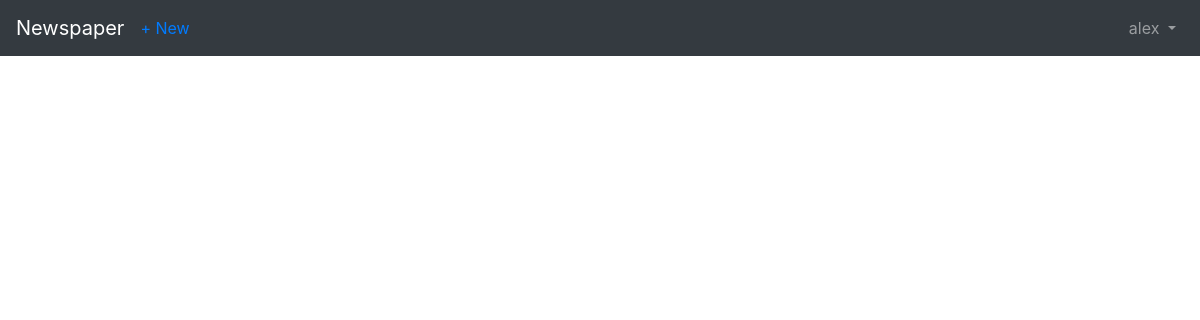
The page /articles/ (signed in) on the database as committed earlier.
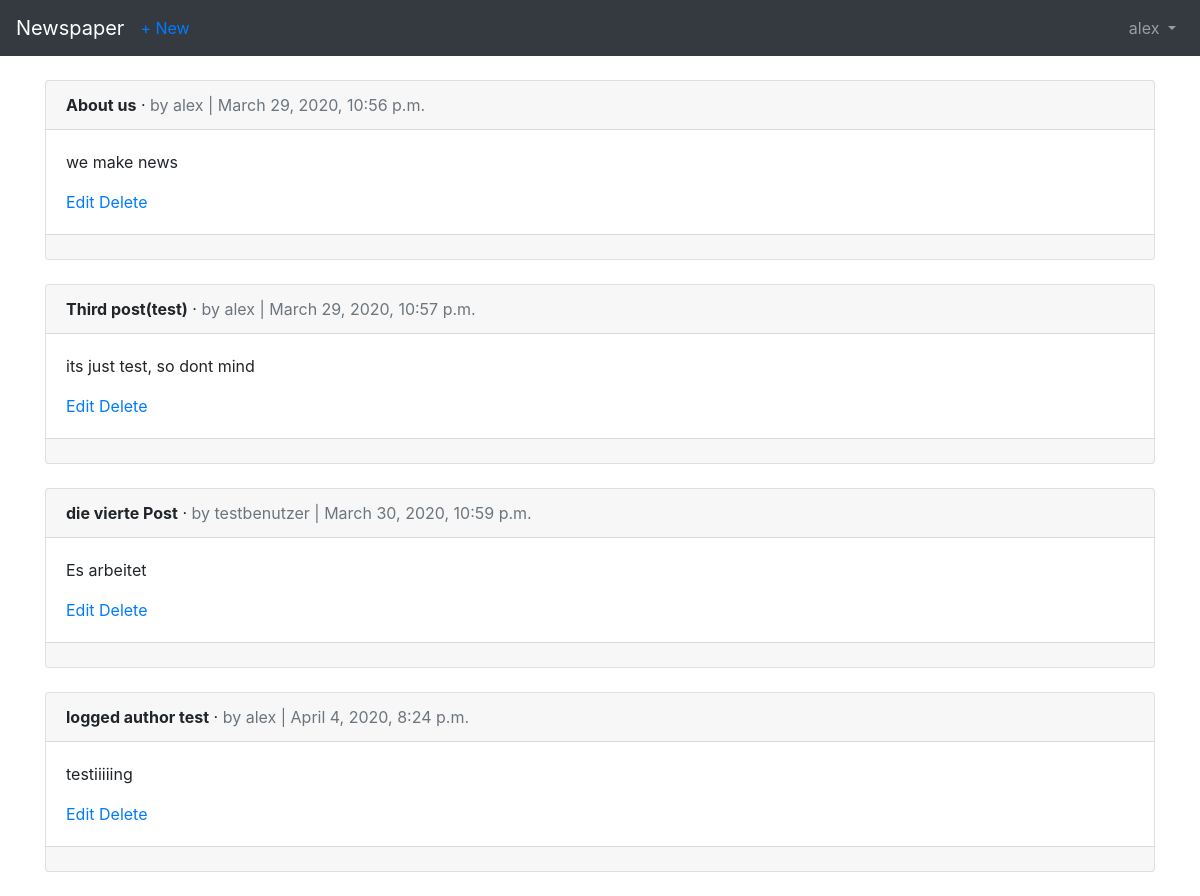
The same page on the database as committed later.
### users/models.py (models this page shows)
class CustomUser (AbstractUser):
		age = models.PositiveIntegerField(null=True, blank=True)

### articles/models.py (models this page shows, shortened)
class Article(models.Model):
	title = models.CharField(max_length=255)
	body = models.TextField()
	date = models.DateTimeField(auto_now_add=True)
	author = models.ForeignKey(
		get_user_model(),
		on_delete=models.CASCADE,
		)

### articles/views.py (the view)
# urls.py: path('', ArticleListView.as_view(), name='article_list'),
class ArticleListView(LoginRequiredMixin, ListView):
	model = Article
	template_name = 'article_list.html'
	login_url = 'login'

### templates/article_list.html (shortened to what this page needs)
{% extends 'base.html' %}
{% block content %}
	{% for article in object_list %}
		<div class="card">
			<div class="card-header">
				<span class="font-weight-bold">{{ article.title }}</span> &middot;
				<span class="text-muted">by {{ article.author }} | {{article.date}}</span>
			</div>
			<div class="card-body">
				<p>{{ article.body }}</p>
				<a href="{% url 'article_edit' article.pk %}">Edit</a>
				<a href="{% url 'article_delete' article.pk %}">Delete</a>
			</div>
			<div class="card-footer">
			</div>
		</div>
		<br>
	{% endfor %}
{% endblock content %}

### templates/base.html (shortened to what this page needs)
<!DOCTYPE html>
<html lang="en">
<head>
	<link rel="stylesheet" href="https://stackpath.bootstrapcdn.com/bootstrap/4.4.1/css/bootstrap.min.css">
</head>
<body>
	<nav class="navbar navbar-expand-md navbar-dark bg-dark mb-4">
		<a class="navbar-brand" href="{% url 'home' %}">Newspaper</a>
		{% if user.is_authenticated %}
			<ul class="navbar-nav mr-auto">
				<li class="nav-item"><a href="{% url 'article_new' %}">+ New</a></li>
			</ul>
		{% endif %}
		<div class="collapse navbar-collapse" id="navbarCollapse">
			{% if user.is_authenticated %}
			<ul class="navbar-nav ml-auto">
				<li class="nav-item">
					<a class="nav-link dropdown-toggle" href="#" id="userMenu"
					data-toggle="dropdown" aria-haspopup="true"
					aria-expanded="false">
					{{ user.username }}
					</a>
				</li>
			</ul>
			{% endif %}
		</div>
	</nav>
	<div class="container">
		{% block content %}
		{% endblock content %}
	</div>
</body>
</html>

Rows that differ between the two databases and show on the page:
added Article: title "About us", author "alex", date "March 29, 2020, 10:56 p.m.", body "we make news"
added Article: title "Third post(test)", author "alex", date "March 29, 2020, 10:57 p.m.", body "its just test, so dont mind"
added Article: title "die vierte Post", author "testbenutzer", date "March 30, 2020, 10:59 p.m.", body "Es arbeitet"
added Article: title "logged author test", author "alex", date "April 4, 2020, 8:24 p.m.", body "testiiiiing"
